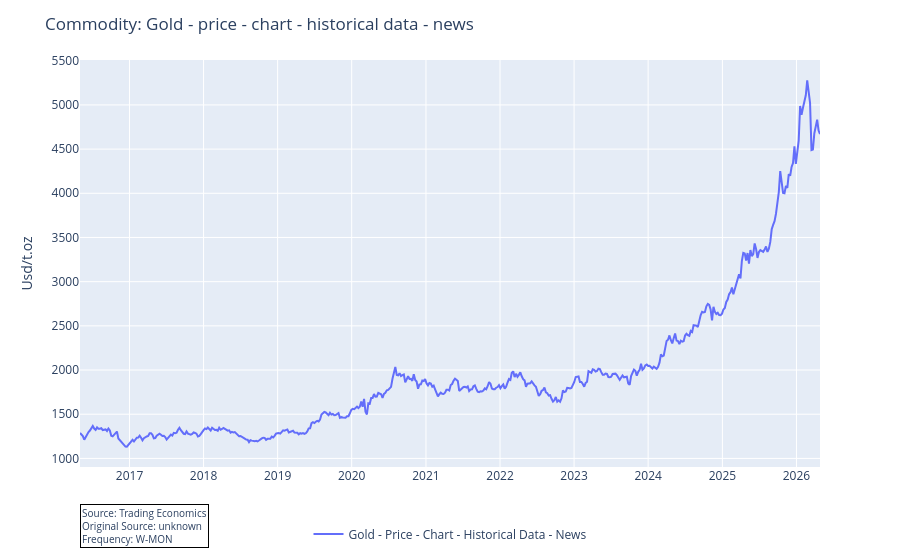

The notebook cell saved with this chart:
### Code cell
gold = ted.scrape_chart(url = "https://tradingeconomics.com/commodity/gold", browser="chrome")
gold.plot_series()

### Figure 1 — Plotly figure (JSON) as saved in the notebook; plotly's stock layout.template omitted (floating-point values rounded to 4 significant figures; data arrays with more than 128 entries replaced by an {"elided": "..."} marker saying what was removed)
{"data": [{"hovertemplate": "variable=Gold - Price - Chart - Historical Data - News<br>date=%{x}<br>value=%{y}<extra></extra>", "legendgroup": "Gold - Price - Chart - Historical Data - News", "line": {"color": "#636efa", "dash": "solid"}, "marker": {"symbol": "circle"}, "mode": "lines", "name": "Gold - Price - Chart - Historical Data - News", "orientation": "v", "showlegend": true, "type": "scatter", "x": {"elided": "522 str values"}, "xaxis": "x", "y": {"elided": "522 float values"}, "yaxis": "y"}], "layout": {"annotations": [{"align": "left", "bgcolor": "rgba(255, 255, 255, 0.8)", "bordercolor": "black", "borderwidth": 1, "font": {"size": 10}, "showarrow": false, "text": "Source: Trading Economics<br>Original Source: unknown<br>Frequency: W-MON<br>", "x": 0, "xanchor": "left", "xref": "paper", "y": -0.2, "yanchor": "bottom", "yref": "paper"}], "legend": {"orientation": "h", "title": {"text": ""}, "tracegroupgap": 0, "x": 0.5, "xanchor": "center", "y": -0.2, "yanchor": "bottom"}, "margin": {"t": 60}, "title": {"text": "Commodity: Gold - price - chart - historical data - news"}, "xaxis": {"anchor": "y", "domain": [0, 1], "title": {"text": ""}}, "yaxis": {"anchor": "x", "domain": [0, 1], "title": {"text": "Usd/t.oz"}}}}
